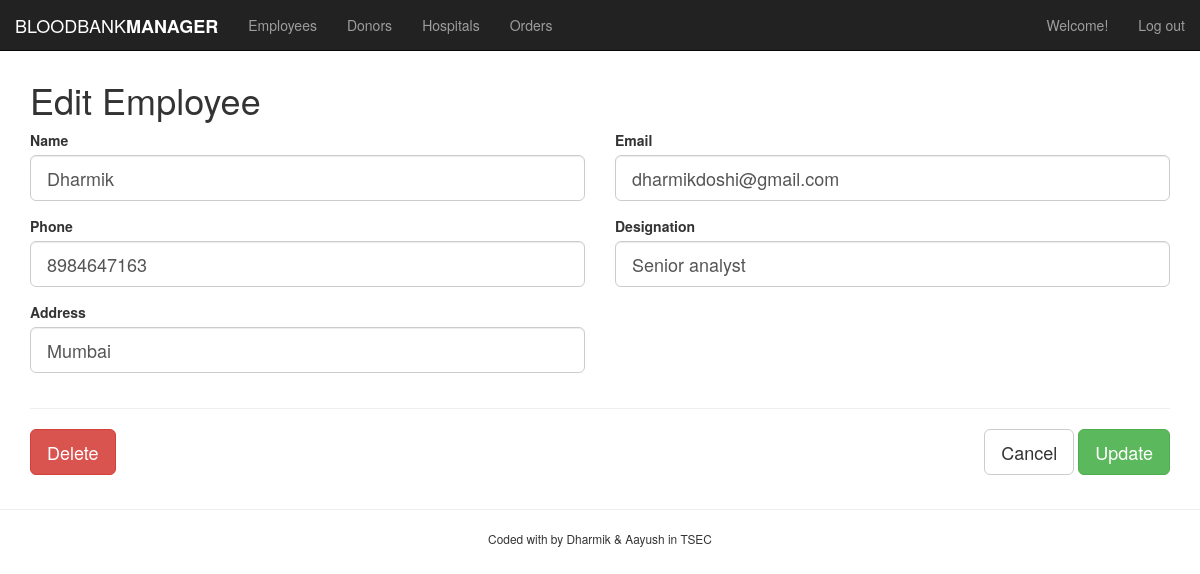
The app's page /edit.php?empId=21 (signed in) with its own data.
### tables this page shows
CREATE TABLE `employee` (
  `empId` int(11) UNSIGNED NOT NULL,
  `name` varchar(100) NOT NULL,
  `email` varchar(100) NOT NULL,
  `phone` varchar(40) DEFAULT NULL,
  `designation` varchar(50) DEFAULT NULL,
  `address` varchar(255) DEFAULT NULL,
  `date_added` timestamp NOT NULL DEFAULT current_timestamp()
);

### edit.php (the view, shortened to what this page needs)
<?php
include('connection.php');
include('functions.php');
$clientID=$_GET['empId'];
$query="SELECT * from employee where empId='$clientID'";
$result=mysqli_query($conn,$query);
if(mysqli_num_rows($result)>0){
    while($row=mysqli_fetch_assoc($result)){
        $clientName=$row['name'];
        $clientEmail=$row['email'];
        $clientPhone=$row['phone'];
        $clientAddress=$row['address'];
        $clientDesignation=$row['designation'];
        }
}
else{
      $alertMessage="<div class='alert alert-success'>Nothing to see here<a href='clients.php'>Head Back</a></div>";
}
include('header.php');
?>
<h1>Edit Employee</h1>
<form action="<?php echo htmlspecialchars($_SERVER['PHP_SELF']); ?>?empId=<?php echo $clientID;?>" method="post" class="row">
    <div class="form-group col-sm-6">
        <label for="client-name">Name</label>
        <input type="text" class="form-control input-lg" id="client-name" name="clientName" value="<?php echo $clientName;?>">
    </div>
    <div class="form-group col-sm-6">
        <label for="client-email">Email</label>
        <input type="email" class="form-control input-lg" id="client-email" name="clientEmail" value="<?php echo $clientEmail;?>">
    </div>
    <div class="form-group col-sm-6">
        <label for="client-phone">Phone</label>
        <input type="number" class="form-control input-lg" id="client-phone" name="clientPhone" value="<?php echo $clientPhone; ?>">
    </div>
    <div class="form-group col-sm-6">
        <label for="client-designation">Designation</label>
        <input type="text" class="form-control input-lg" id="client-designation" name="clientDesignation" value="<?php echo $clientDesignation; ?>">
    </div>
    <div class="form-group col-sm-6">
        <label for="client-address">Address</label>
        <input type="text" class="form-control input-lg" id="client-address" name="clientAddress" value="<?php echo $clientAddress?>">
    </div>
    <div class="col-sm-12">
        <hr>
        <button type="submit" class="btn btn-lg btn-danger pull-left" name="delete">Delete</button>
        <div class="pull-right">
            <a href="clients.php" type="button" class="btn btn-lg btn-default">Cancel</a>
            <button type="submit" class="btn btn-lg btn-success" name="update">Update</button>
        </div>
    </div>
</form>
<?php
include('footer.php');
?>

### header.php (style rules this page uses)
.form-group { border: light-grey; }

### records on screen
employee: clientName "Dharmik", clientEmail "dharmikdoshi@gmail.com", clientPhone "8984647163", clientDesignation "Senior analyst", clientAddress "Mumbai"
